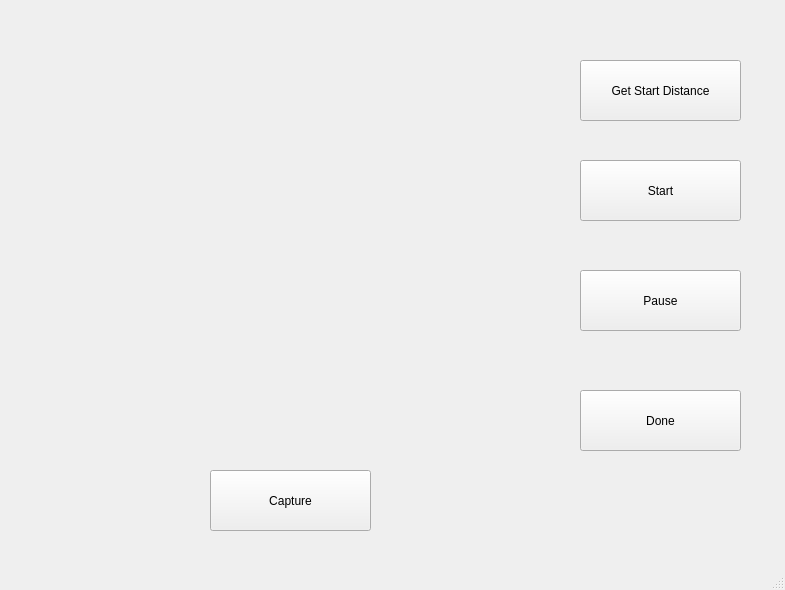
<?xml version="1.0" encoding="UTF-8"?>
<ui version="4.0">
 <class>MainWindow</class>
 <widget class="QMainWindow" name="MainWindow">
  <property name="geometry">
   <rect>
    <x>0</x>
    <y>0</y>
    <width>785</width>
    <height>590</height>
   </rect>
  </property>
  <property name="windowTitle">
   <string>MainWindow</string>
  </property>
  <widget class="QWidget" name="centralwidget">
   <widget class="QLabel" name="label">
    <property name="geometry">
     <rect>
      <x>40</x>
      <y>30</y>
      <width>512</width>
      <height>424</height>
     </rect>
    </property>
    <property name="text">
     <string/>
    </property>
    <property name="pixmap">
     <pixmap>../init_images/Kinect_Img-20211222-210418.png</pixmap>
    </property>
   </widget>
   <widget class="QPushButton" name="pushButton_3">
    <property name="geometry">
     <rect>
      <x>580</x>
      <y>160</y>
      <width>161</width>
      <height>61</height>
     </rect>
    </property>
    <property name="text">
     <string>Start</string>
    </property>
   </widget>
   <widget class="QPushButton" name="pushButton_2">
    <property name="geometry">
     <rect>
      <x>580</x>
      <y>60</y>
      <width>161</width>
      <height>61</height>
     </rect>
    </property>
    <property name="text">
     <string>Get Start Distance</string>
    </property>
   </widget>
   <widget class="QPushButton" name="pushButton_4">
    <property name="geometry">
     <rect>
      <x>580</x>
      <y>270</y>
      <width>161</width>
      <height>61</height>
     </rect>
    </property>
    <property name="text">
     <string>Pause</string>
    </property>
   </widget>
   <widget class="QPushButton" name="pushButton_5">
    <property name="geometry">
     <rect>
      <x>210</x>
      <y>470</y>
      <width>161</width>
      <height>61</height>
     </rect>
    </property>
    <property name="text">
     <string>Capture</string>
    </property>
   </widget>
   <widget class="QPushButton" name="pushButton_6">
    <property name="geometry">
     <rect>
      <x>580</x>
      <y>390</y>
      <width>161</width>
      <height>61</height>
     </rect>
    </property>
    <property name="text">
     <string>Done</string>
    </property>
   </widget>
  </widget>
  <widget class="QMenuBar" name="menubar">
   <property name="geometry">
    <rect>
     <x>0</x>
     <y>0</y>
     <width>785</width>
     <height>26</height>
    </rect>
   </property>
  </widget>
  <widget class="QStatusBar" name="statusbar"/>
 </widget>
 <resources/>
 <connections/>
</ui>
